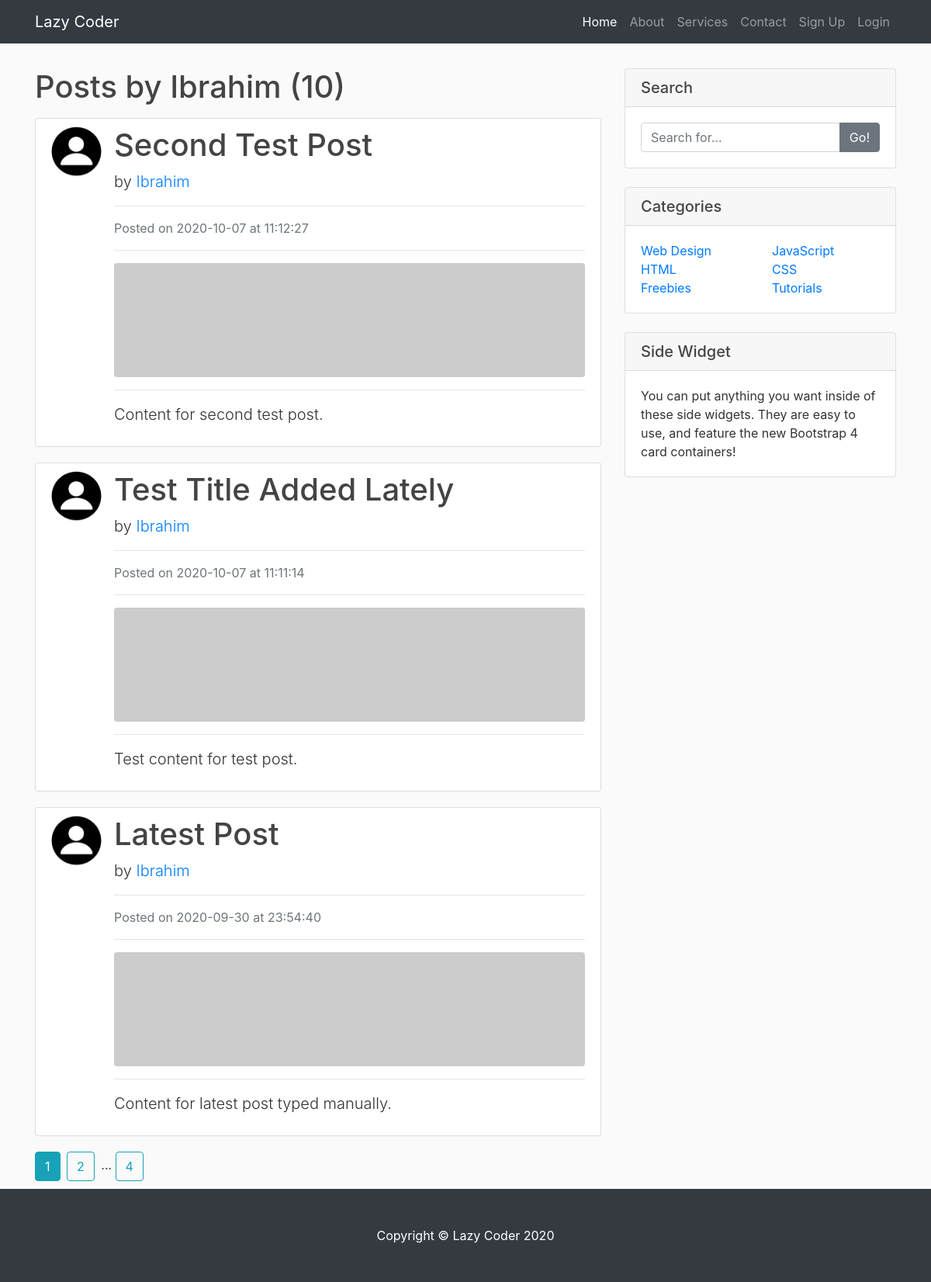
The page /user/Ibrahim on the database its author committed.
### blog/models.py (models this page shows, shortened)
class User(db.Model, UserMixin):
    id = db.Column(db.Integer, primary_key=True)
    username = db.Column(db.String(255), unique=True, nullable=False)
    email = db.Column(db.String(255), unique=True, nullable=False)
    image_file = db.Column(db.String(20), nullable=False, default='default.jpg')
    password = db.Column(db.String(60), nullable = False)
    posts = db.relationship('Post', backref='author', lazy=True)

class Post(db.Model):
    id = db.Column(db.Integer, primary_key=True)
    title = db.Column(db.String(100), nullable=True)
    date_posted = db.Column(db.DateTime, nullable=False, default=datetime.utcnow)
    content = db.Column(db.Text, nullable=False)
    user_id = db.Column(db.Integer, db.ForeignKey('user.id'), nullable=False)

### blog/user/routes.py (the view)
@user.route('/user/<string:username>')
def user_posts(username):
    page = request.args.get('page', 1, type=int)
    user = User.query.filter_by(username=username).first_or_404()
    posts = Post.query.filter_by(author=user)\
        .order_by(Post.date_posted.desc())\
        .paginate(page=page, per_page=3)
    return render_template('user_posts.html', title='User Posts', posts=posts, user=user)

### blog/templates/user_posts.html
{% extends "layout.html" %}
{% block content %}
    <h1 class="mb-3 article-title">Posts by {{ user.username }} ({{ posts.total }})</h1>
    {% for post in posts.items %}
        <div class="media content-section">
            <img class="rounded-circle article-img" src="{{ url_for('static', filename='profiles/' + post.author.image_file) }}" alt="">
            <div class="media-body">
                <h1>
                    <a href="{{ url_for('post.show_post', post_id=post.id) }}" class="article-title">
                        {{ post.title }}
                    </a>
                </h1>
                <p class="lead">
                    by <a href="{{ url_for('user.user_posts', username=post.author.username) }}">{{ post.author.username }}</a>
                </p>
                <hr>
                <p class="text-muted">Posted on {{ post.date_posted.strftime('%Y-%m-%d') }} at {{ post.date_posted.strftime('%H:%M:%S') }}</p>
                <hr>
                <img class="img-fluid rounded" src="http://placehold.it/620x150" alt="">
                <hr>
                <p class="lead">{{ post.content }}</p>
            </div>
        </div>
    {% endfor %}
    {% for page_num in posts.iter_pages(left_edge=1, right_edge=1, left_current=1, right_current=2) %}
        {% if page_num %}
            {% if posts.page == page_num %}
                <a href="{{ url_for('user.user_posts', username=user.username, page=page_num) }}" class="btn btn-info mr-1">{{ page_num }}</a>
            {% else %}
                <a href="{{ url_for('user.user_posts', username=user.username, page=page_num) }}" class="btn btn-outline-info mr-1">{{ page_num }}</a>
            {% endif %}
        {% else %}
            ...
        {% endif %}
    {% endfor %}
{% endblock content %}
{% block sidebar %}
    <div class="card my-2">
        <h5 class="card-header">Search</h5>
        <div class="card-body">
            <div class="input-group">
                <input type="text" class="form-control" placeholder="Search for...">
                <span class="input-group-append">
                <button class="btn btn-secondary" type="button">Go!</button>
                </span>
            </div>
        </div>
    </div>
    <div class="card my-4">
        <h5 class="card-header">Categories</h5>
        <div class="card-body">
            <div class="row">
                <div class="col-lg-6">
                    <ul class="list-unstyled mb-0">
                        <li>
                            <a href="#">Web Design</a>
                        </li>
                        <li>
                            <a href="#">HTML</a>
                        </li>
                        <li>
                            <a href="#">Freebies</a>
                        </li>
                    </ul>
                </div>
                <div class="col-lg-6">
                    <ul class="list-unstyled mb-0">
                        <li>
                            <a href="#">JavaScript</a>
                        </li>
                        <li>
                            <a href="#">CSS</a>
                        </li>
                        <li>
                            <a href="#">Tutorials</a>
                        </li>
                    </ul>
                </div>
            </div>
        </div>
    </div>
    <div class="card my-4">
        <h5 class="card-header">Side Widget</h5>
        <div class="card-body">
            You can put anything you want inside of these side widgets. They are easy to use, and feature the new Bootstrap 4 card containers!
        </div>
    </div>
{% endblock sidebar %}

### blog/static/main.css (style rules this page uses)
body { background: #fafafa; color: #333333; margin-top: 5rem; }
h1, h2, h3, h4, h5, h6 { color: #444444; }
.content-section { background: #ffffff; padding: 10px 20px; border: 1px solid #dddddd; border-radius: 3px; margin-bottom: 20px; }
.article-title { color: #444444; }
.article-img { height: 65px; width: 65px; margin-right: 16px; }

### rows shown on the page
User: username "Ibrahim"
Post: image_file (picture), title "Second Test Post", author.username "Ibrahim", date_posted "2020-10-07", date_posted "11:12:27", content "Content for second test post."
Post: image_file (picture), title "Test Title Added Lately", author.username "Ibrahim", date_posted "2020-10-07", date_posted "11:11:14", content "Test content for test post."
Post: image_file (picture), title "Latest Post", author.username "Ibrahim", date_posted "2020-09-30", date_posted "23:54:40", content "Content for latest post typed manually."

### other values the page prints
{{ posts.total }} "10"
{{ page_num }} "1"
{{ page_num }} "2" "4"
